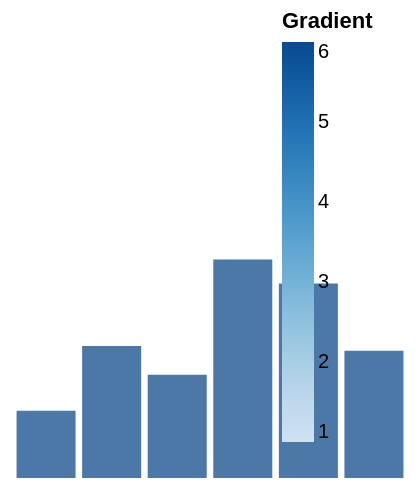

Source (Vega-Lite JSON):
### Vega specification from a JSON file in a GitHub repository (floating-point values rounded to 4 significant figures)
{"width": 200, "height": 120, "padding": 5, "data": [{"name": "t", "values": [{"a": "Alpha", "b": 28, "c": "x", "d": 1}, {"a": "Bravo", "b": 55, "c": "y", "d": 2}, {"a": "Charlie", "b": 43, "c": "x", "d": 3}, {"a": "Delta", "b": 91, "c": "z", "d": 4}, {"a": "Echo", "b": 81, "c": "y", "d": 5}, {"a": "Foxtrot", "b": 53, "c": "z", "d": 6}]}], "scales": [{"name": "x", "type": "band", "domain": {"data": "t", "field": "a"}, "range": "width", "padding": 0.1}, {"name": "y", "type": "linear", "domain": {"data": "t", "field": "b"}, "range": "height", "nice": true}, {"name": "color", "type": "ordinal", "domain": {"data": "t", "field": "c"}, "range": {"scheme": "category10"}}, {"name": "ramp", "type": "linear", "domain": {"data": "t", "field": "d"}, "range": {"scheme": "blues"}}, {"name": "size", "type": "linear", "domain": {"data": "t", "field": "b"}, "range": [10, 200]}, {"name": "shape", "type": "ordinal", "domain": {"data": "t", "field": "c"}, "range": "symbol"}, {"name": "quant", "type": "quantize", "domain": [0, 100], "range": {"scheme": "greens", "count": 4}}], "marks": [{"type": "rect", "from": {"data": "t"}, "encode": {"enter": {"x": {"scale": "x", "field": "a"}, "width": {"scale": "x", "band": 1}, "y": {"scale": "y", "field": "b"}, "y2": {"scale": "y", "value": 0}}}}], "legends": [{"fill": "ramp", "type": "gradient", "title": "Gradient", "orient": "bottom-right"}]}
